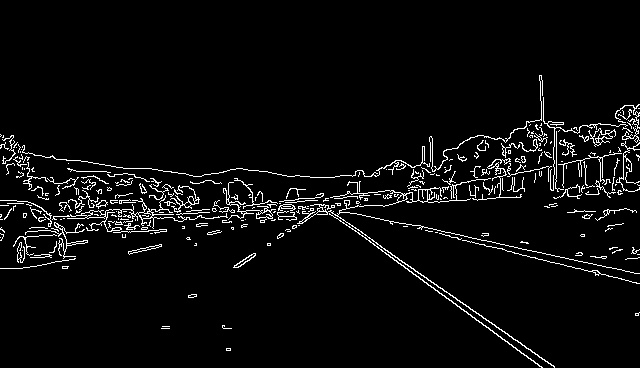
#> input picture 视觉/车道线检测/edges_img.jpg, 640 x 368 px
$ python 03_roi_mask.py
#> lines starting #> are read from the running program, lines starting #| are printed output that depends on the picture
import cv2
import numpy as np

edge_img = cv2.imread('edges_img.jpg', cv2.IMREAD_GRAYSCALE)
#> edge_img is the input picture: shape (368, 640); min 0, max 255, mean 11

mask = np.zeros_like(edge_img)
mask = cv2.fillPoly(mask,
                    np.array([[[558, 368], [85, 368], [313, 213], [335, 212]]]),
                    color=255)

masked_edge_img = cv2.bitwise_and(edge_img, mask)
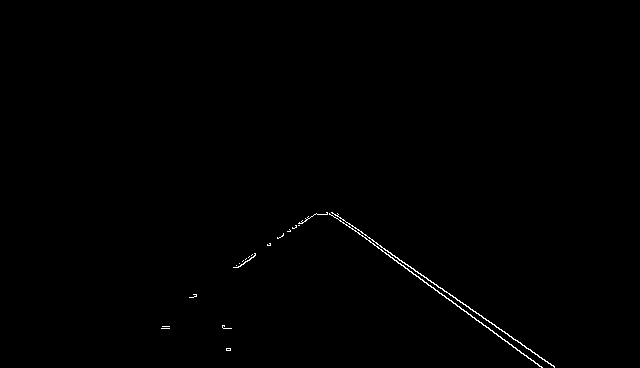
#> masked_edge_img: shape (368, 640); min 0, max 255, mean 1
cv2.imwrite('masked_edge_img.jpg', masked_edge_img)
cv2.imshow('masked', masked_edge_img)
cv2.waitKey(0)
